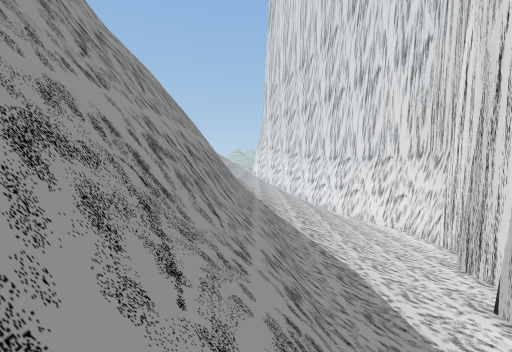
view 1 (above)

15 first-person views from a walk through a 3-D level made in the Unity game engine. The camera is 1.4 m above the floor, looks level and sees 90° across. The floor is counted in squares, 2 m on a side. Each view is taken from the middle of a square. On the plan, view 1 faces up. The plan holds only what a view shows up to about 9 squares ahead; the rest is blank. The place goes on beyond the plan.

view 2
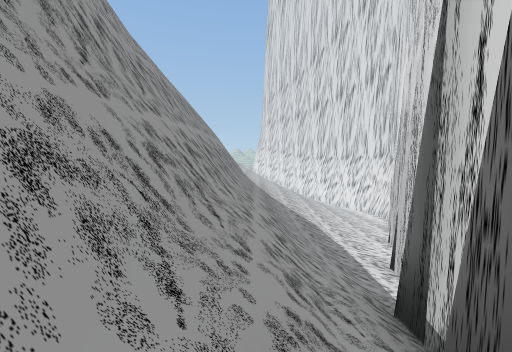

view 3
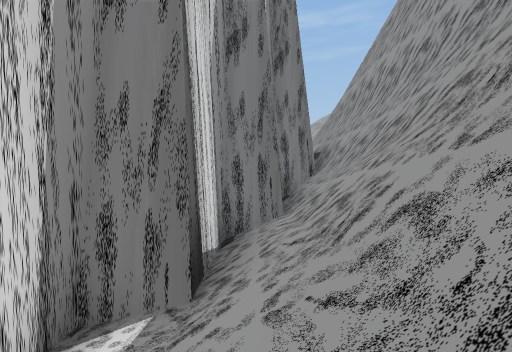

view 4
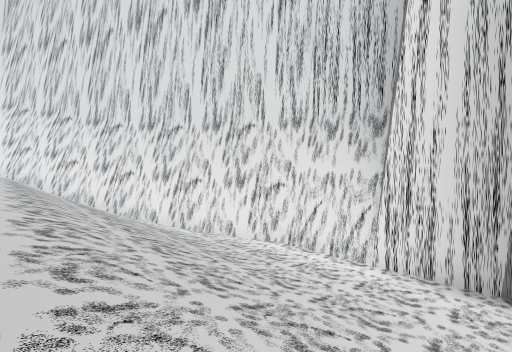

view 5
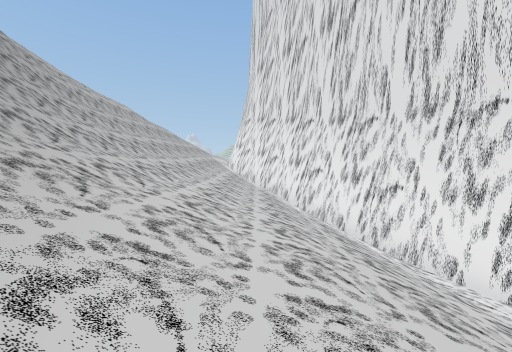

view 6
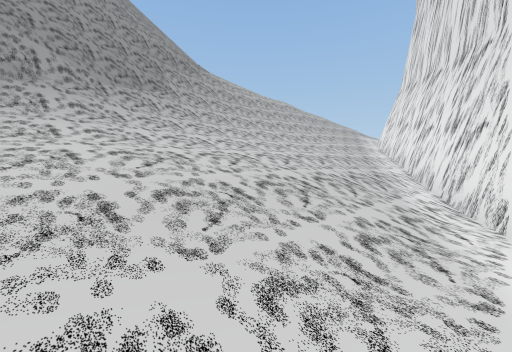

view 7
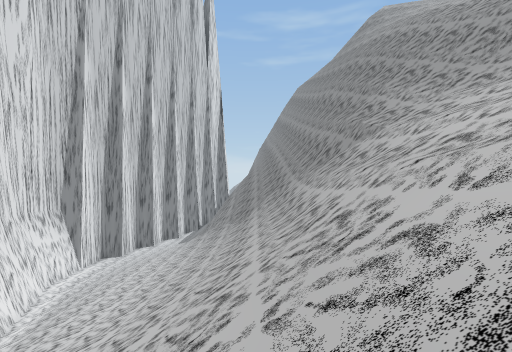

view 8
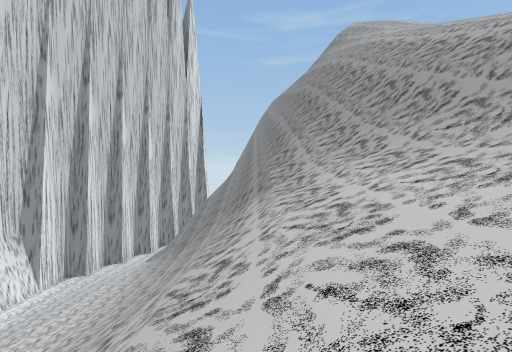

view 9
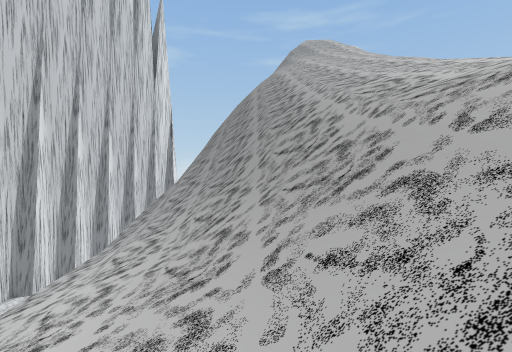

view 10
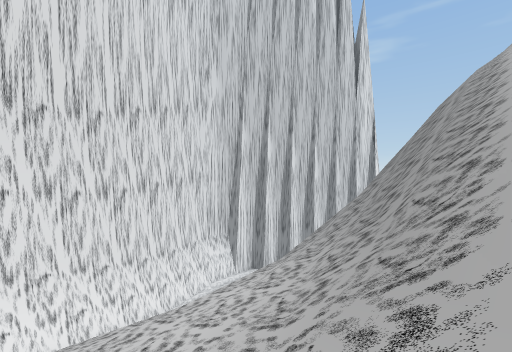

view 11
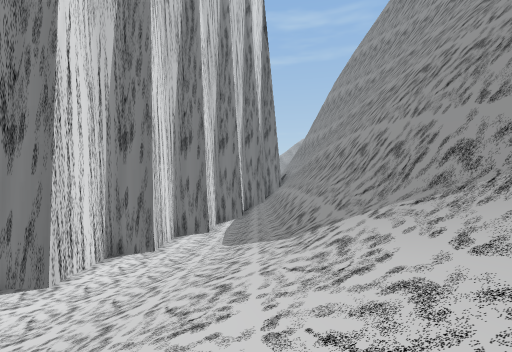

view 12
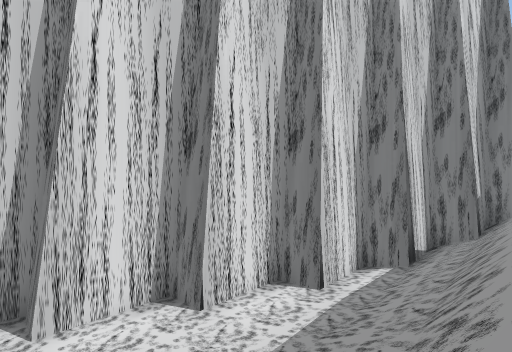

view 13
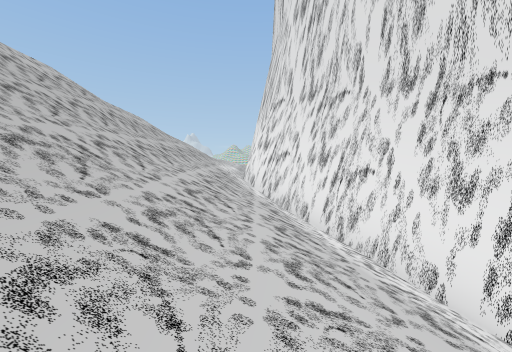

view 14
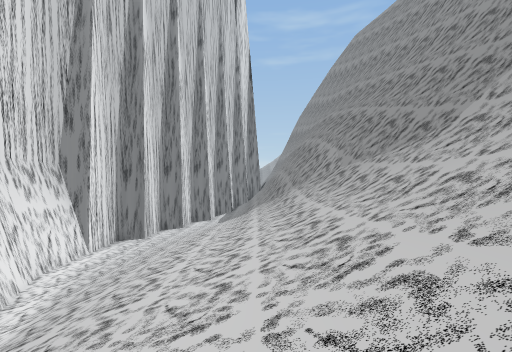

view 15
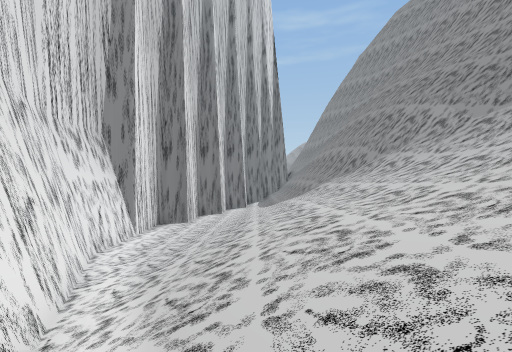

### Floor plan
Key: @ floor where view 1 was taken; # wall or solid block; . main floor; - floor 0.75 m lower than the main floor; / step, stairs or slope; = window, fence, low wall or low ledge; v drop or lower ground.
Columns run from 11 left of view 1 to 6 right of it. Each row starts with its distance up from view 1.
 20   //  //////#
 19   //////////##
 18  ////////////#
 17 ///=/////////##
 16 ///=//////////#
 15 ///##/=///////##
 14 ///v#/#////////#
 13 ///v#=##///////##
 12 ///v#####///////#
 11 ///v######/////.##
 10   /vv ####/////..#
  9      v#  ##////..#
  8      vv  ##////..#
  7      vv   #////.-#
  6       v   #///..-#
  5           ##//..##
  4           ##//.-#
  3        v  ##/..##
  2        v  ##/.##
  1        v  #=/.#
  0           #@/##
 -1           #//#
 -2           #/##
 -3           #/#
 -4           ###

Positions as (right, up) in squares from view 1, and headings:
1: (0, 0), facing up
2: (0, -3), facing up
3: (1, 2), facing down
4: (1, 6), facing up-right
5: (1, 9), facing up
6: (4, 9), facing up-left
7: (-3, 20), facing down
8: (-5, 20), facing down
9: (-8, 20), facing down
10: (-9, 20), facing down-right
11: (1, 10), facing down
12: (0, 6), facing down-right
13: (0, 14), facing up
14: (0, 16), facing down
15: (2, 15), facing down
